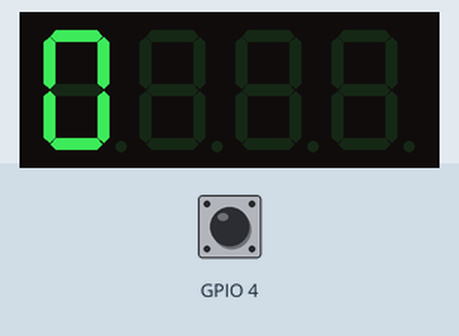
Simulated run of this sketch. Board: ESP32. On the bench: 4-digit seven-segment display. Inputs (shaded band) come from the test bench; at power-on: GPIO 4 HIGH.

Above: at 1.2 s.
1.3 s: GPIO 4 pulled LOW for 0.15 s
At 1.5 s:
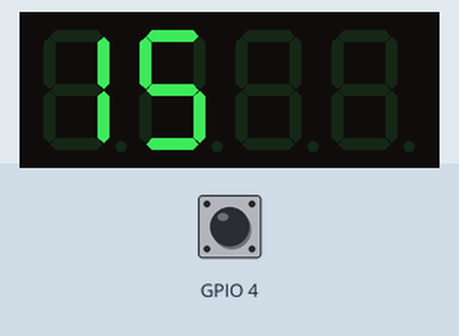
2.0 s: GPIO 4 pulled LOW for 1 s
At 2.3 s:
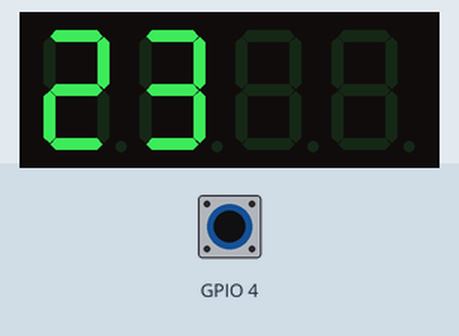
Timing chart, 0 to 5.0 s (numbered marks = the images above; inputs shaded):
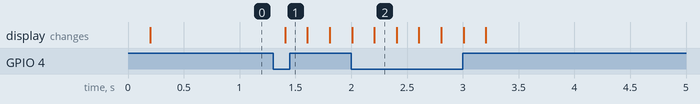

The sketch:

tachov2.ino
```cpp
// Import required libraries
#include <WiFi.h>
#include <ESPAsyncWebServer.h>
#include <Wire.h>
#include <TM1650.h>

TM1650 d;


// Float Vars to store pressure values - NEW
String rpm = ""; //RPM
String vel = "";
int r_0,v_0,v,i= 0;

float RPM_last,lastTime,rpm_mean,rpm_mean_last,last_delay=0;
int temp;
const int timerDelay = 1;
const int mean_delay = 200;
const int n =mean_delay/timerDelay;
float RPM[n];
char a[]="0000";


// Replace with your network credentials - CHANGED
const char *ssid = "Tacho";
const char *password = "12345678";

// Create AsyncWebServer object on port 80
AsyncWebServer server(80);


String processor(const String& var) {
  //Serial.println(var);
  if (var == "rpm") {
    return rpm;
  }
  else if (var == "vel") {
    return vel;
  }
  return String();
}

const char index_html[] PROGMEM = R"rawliteral(
<!DOCTYPE HTML><html>
<head>
  <meta name="viewport" content="width=device-width, initial-scale=1">
  <style>
    html {
     font-family: Arial;
     display: inline-block;
     margin: 0px auto;
     text-align: center;
    }
    h2 { font-size: 3.0rem; }
    p { font-size: 3.0rem; }
    .units { font-size: 1.2rem; }
    .ds-labels{
      font-size: 1.5rem;
      vertical-align:middle;
      padding-bottom: 15px;
    }
  </style>
</head>
<body>
  <h2>ESP32 SoftAP</h2>
  <p>
    <span class="ds-labels">RPM x100</span><br>
    <span id="rpm">%rpm%</span>
    <sup class="units">RPM</sup>
  </p>
    <p>
    <span class="ds-labels">Vel</span><br>
    <span id="vel">%vel%</span>
    <sup class="units">kmh</sup>
  </p>
</body>
<script>
setInterval(function ( ) {
  var xhttp = new XMLHttpRequest();
  xhttp.onreadystatechange = function() {
    if (this.readyState == 4 && this.status == 200) {
      document.getElementById("rpm").innerHTML = this.responseText;
    }
  };
  xhttp.open("GET", "/rpm", true);
  xhttp.send();
    var xhttp = new XMLHttpRequest();
  xhttp.onreadystatechange = function() {
    if (this.readyState == 4 && this.status == 200) {
      document.getElementById("vel").innerHTML = this.responseText;
    }
  };
  xhttp.open("GET", "/vel", true);
  xhttp.send();
}, 50) ;
</script>
</html>)rawliteral";


void setup() {

  Wire.begin();
  pinMode(4, INPUT_PULLUP);
  // Wi-Fi Soft AP start
  WiFi.softAP(ssid, password);

  // Route for root / web page
  server.on("/", HTTP_GET, [](AsyncWebServerRequest * request) {
    request->send_P(200, "text/html", index_html, processor);
  });
  server.on("/rpm", HTTP_GET, [](AsyncWebServerRequest * request) {
    request->send_P(200, "text/plain", rpm.c_str());
  });
  // Start server
  server.begin();
  d.init();
  d.setBrightness(TM1650_MAX_BRIGHT);
  d.displayOn();
}

void loop() {

if ((millis() - lastTime) >= timerDelay) {

    if (digitalRead(4)== LOW and r_0 == 0){

      temp=RPM[n-1];
      for(i=n-1;i>0;i--){
          RPM[i]=RPM[i-1];
      }
      RPM[0]=1;
      //RPM=(RPM+rpm_mean_last)/2+1;
      r_0=1;

      for(i=0;i<n;i++){
          rpm_mean=rpm_mean+RPM[i];
      }
      rpm_mean=rpm_mean/(n+1);

    }

    if (digitalRead(4)== HIGH and r_0 == 1){

      temp=RPM[n-1];
      for(i=n-1;i>0;i--){
          RPM[i]=RPM[i-1];
      }
      RPM[0]=0;

      //RPM=(RPM+rpm_mean_last)/2;
      r_0=0;
      for(i=0;i<n;i++){
          rpm_mean=rpm_mean+RPM[i];
      }
      rpm_mean=rpm_mean/(n+1);

    }
    else{
      temp=RPM[n-1];
      for(i=n-1;i>0;i--){
          RPM[i]=RPM[i-1];
      }
      RPM[0]=0;

      for(i=0;i<n;i++){
          rpm_mean=rpm_mean+RPM[i];
      }
      rpm_mean=rpm_mean/(n+1);
    }

    lastTime = millis();

  }
  if ((millis() - last_delay) >= mean_delay) {

    rpm_mean=(rpm_mean+rpm_mean_last)/2;
    rpm_mean_last=rpm_mean;

    String(int(60*100*rpm_mean/timerDelay)).toCharArray(a,4);

    d.clear();
    d.displayString(a);
    rpm = String(int(60*1000*rpm_mean/timerDelay));
    vel = String(v);//read_vel();

    //Serial.println(60*1000*rpm_mean/timerDelay);

    last_delay = millis();

  }


}
```

Measured:
- after the input at 1.3 s, the display: changes after 0.11 s (image 1)
